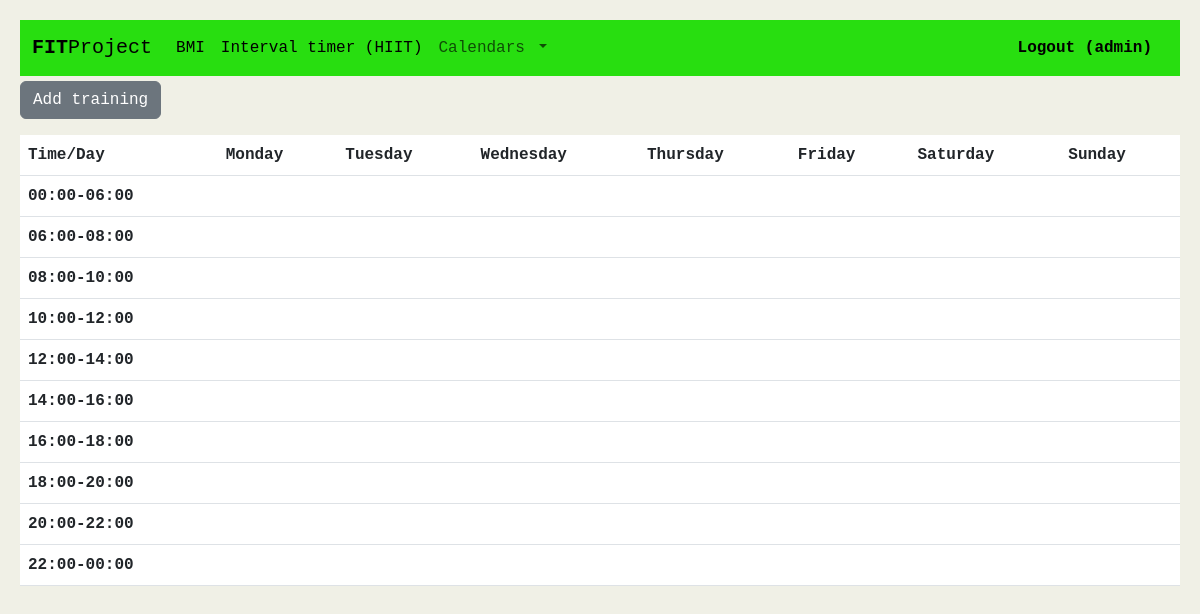
/training (signed in), run on an earlier commit of the app's database.
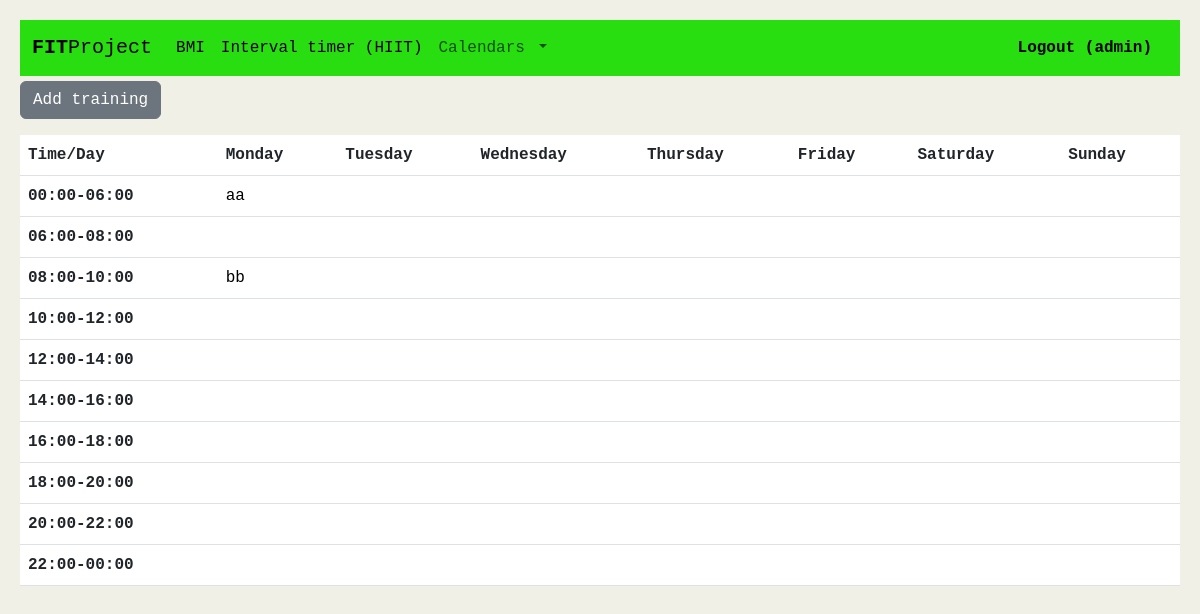
And on a later commit of the database.
### fit/models.py (models this page shows, shortened)
class Training(models.Model):
    id = models.AutoField(primary_key=True)
    user = models.ForeignKey(User, on_delete=models.CASCADE)
    name = models.CharField(max_length=20)
    description = models.CharField(max_length=600)
    time = models.CharField(max_length=12)
    day = models.CharField(max_length=10)
    calendar_index = models.IntegerField(blank=True, null=True)
    def __str__(self):
        return f"{self.name}"

### fit/views.py (the view)
# urls.py: path("training", views.training, name="training"),
def training(request):
    if request.method == "POST":
        form = TrainMealForm(request.POST)
        if form.is_valid():
            name = form.cleaned_data["Name"]
            description = form.cleaned_data["Description"]
            day = form.cleaned_data["Day"]
            time = form.cleaned_data["Time"]
            calendar_index = helpers.cal_index(day, time)
            description = description.replace("\n", "<br>")
            Training.objects.filter(user = request.user, calendar_index=calendar_index).delete()
            training = Training(user=request.user, name=name, description=description, day=day, time=time, calendar_index=calendar_index)
            training.save()
            return HttpResponseRedirect(reverse("training"))
        else:
            calendar_list = [None] * 69
            trainings = Training.objects.filter(user=request.user)
            for training in trainings:
                calendar_list[training.calendar_index] = training
            return render(request, "fit/training.html", {
            "add": TrainMealForm(),
            "train": calendar_list,
            "error": "Form error"
        })
    else:
        calendar_list = [None] * 69
        try:
            trainings = Training.objects.filter(user=request.user)
        except TypeError:
            return render(request, "fit/login.html", {
                "message": "Required to log in"
            })
        for training in trainings:
            calendar_list[training.calendar_index] = training
        return render(request, "fit/training.html", {
            "add": TrainMealForm(),
            "train": calendar_list
        })

### fit/models.py (called while the page is built)
    def __str__(self):
        return f"{self.username}"

### fit/templates/fit/training.html (shortened to what the changed rows need)
{% extends "fit/layout.html" %}
{% load static %}
{% block body %}
<table class="table">
    <thead>
      <tr>
        <th scope="col">Time/Day</th>
        <th scope="col">Monday</th>
        <th scope="col">Tuesday</th>
        <th scope="col">Wednesday</th>
        <th scope="col">Thursday</th>
        <th scope="col">Friday</th>
        <th scope="col">Saturday</th>
        <th scope="col">Sunday</th>
      </tr>
    </thead>
    <tbody>
    <tr>
        <th scope="row">00:00-06:00</th>
        <td>{% if train.0 %}<a data-id="{{ train.0.id }}" class="training-link" href="#">{{ train.0 }}</a>{% endif %}</td>
        <td>{% if train.10 %}<a data-id="{{ train.10.id }}" class="training-link" href="#">{{ train.10 }}</a>{% endif %}</td>
        <td>{% if train.20 %}<a data-id="{{ train.20.id }}" class="training-link" href="#">{{ train.20 }}</a>{% endif %}</td>
        <td>{% if train.30 %}<a data-id="{{ train.30.id }}" class="training-link" href="#">{{ train.30 }}</a>{% endif %}</td>
        <td>{% if train.40 %}<a data-id="{{ train.40.id }}" class="training-link" href="#">{{ train.40 }}</a>{% endif %}</td>
        <td>{% if train.50 %}<a data-id="{{ train.50.id }}" class="training-link" href="#">{{ train.50 }}</a>{% endif %}</td>
        <td>{% if train.60 %}<a data-id="{{ train.60.id }}" class="training-link" href="#">{{ train.60 }}</a>{% endif %}</td>
        </tr>
        <tr>
        <th scope="row">06:00-08:00</th>
        </tr>
      <tr>
        <th scope="row">08:00-10:00</th>
        <td>{% if train.2 %}<a data-id="{{ train.2.id }}" class="training-link" href="#">{{ train.2 }}</a>{% endif %}</td>
        <td>{% if train.12 %}<a data-id="{{ train.12.id }}" class="training-link" href="#">{{ train.12 }}</a>{% endif %}</td>
        <td>{% if train.22 %}<a data-id="{{ train.22.id }}" class="training-link" href="#">{{ train.22 }}</a>{% endif %}</td>
        <td>{% if train.32 %}<a data-id="{{ train.32.id }}" class="training-link" href="#">{{ train.32 }}</a>{% endif %}</td>
        <td>{% if train.42 %}<a data-id="{{ train.42.id }}" class="training-link" href="#">{{ train.42 }}</a>{% endif %}</td>
        <td>{% if train.52 %}<a data-id="{{ train.52.id }}" class="training-link" href="#">{{ train.52 }}</a>{% endif %}</td>
        <td>{% if train.62 %}<a data-id="{{ train.62.id }}" class="training-link" href="#">{{ train.62 }}</a>{% endif %}</td>
      </tr>
      <tr>
        <th scope="row">10:00-12:00</th>
      </tr>
      <tr>
        <th scope="row">12:00-14:00</th>
      </tr>
      <tr>
        <th scope="row">14:00-16:00</th>
      </tr>
      <tr>
        <th scope="row">16:00-18:00</th>
      </tr>
      <tr>
        <th scope="row">18:00-20:00</th>
      </tr>
      <tr>
        <th scope="row">20:00-22:00</th>
      </tr>
      <tr>
        <th scope="row">22:00-00:00</th>
      </tr>
          </tbody>
  </table>
{% endblock %}

What changed in the data, as far as the page shows it:
added Training: name "aa"
added Training: name "bb"
